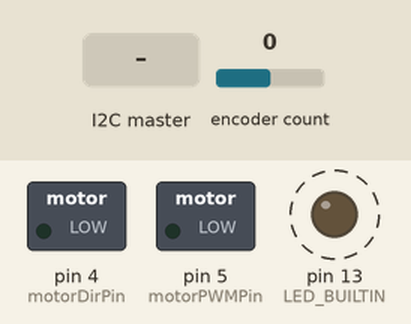
Simulated run of this sketch. Board: Arduino Uno, built with avr-gcc and run on an emulated ATmega328P. On the bench: switched loads named in the sketch (green lamp = pin HIGH), output pins drawn as LEDs (lit = HIGH). Dashed ring = blinking. The test bench sets the inputs (shaded band); at power-on: encoder count 0.

Above: at 1.2 s.
1.3 s: the I2C master sends the byte 1
At 1.9 s:
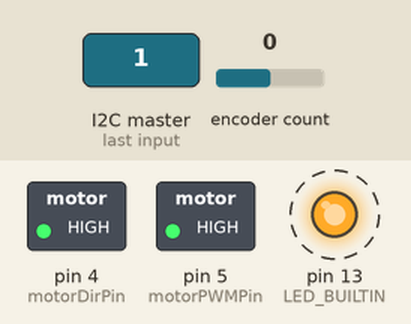
4.3 s: the I2C master sends the byte 0
At 4.9 s:
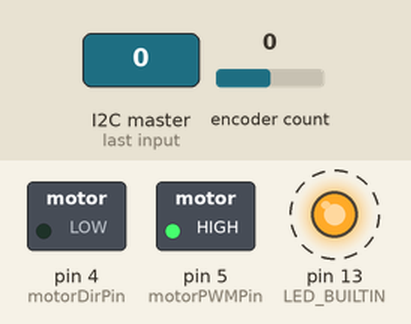
7.3 s: the I2C master sends the byte 2
At 8.4 s:
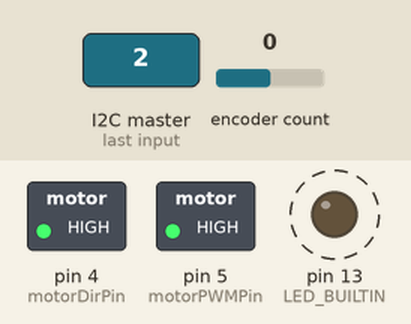
Timing chart, 0 to 16.3 s (numbered marks = the images above; inputs shaded):
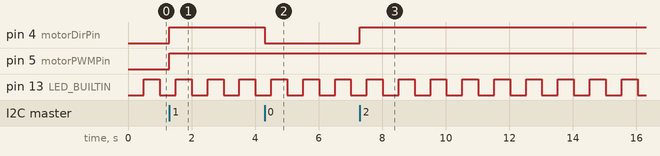

Measured:
- after the input at 1.3 s, pin 4 (motorDirPin), pin 5 (motorPWMPin): LOW → HIGH at once
- after the input at 4.3 s, pin 4 (motorDirPin): HIGH → LOW at once
- after the input at 7.3 s, pin 4 (motorDirPin): LOW → HIGH at once
- by itself, pin 13 (LED_BUILTIN): alternates HIGH for 0.50 s and LOW for 0.50 s

The sketch:

slaveRight_main.ino
```cpp
#define ENCODER_OPTIMIZE_INTERRUPTS
#include <Encoder.h>
#include <Wire.h>

#define OUT_PAYLOAD_SIZE  5
#define ADDRESS           3

// pin definition
const int encoderAPin = 3;
const int encoderBPin = 2;
const int motorDirPin = 4;
const int motorPWMPin = 5;

//  parameters for velocity calculations
int clicksPerOutRev = 1920; // from Pololu specifications
long sampTime       = 15;  // number of ms to count clicks

// containers
bool dir        = 0;
int pwmWheel    = 0;
float wheelRPM  = 0;
long lastMillis = 0;
long heartBeatTime = 0;

union {
  byte ByteArray[4];
  float fval;
} u;

// define objects
Encoder enc(encoderAPin, encoderBPin);

void setup() {
  // initialize pins
  pinMode(LED_BUILTIN, OUTPUT);
  pinMode(motorDirPin, OUTPUT);
  pinMode(motorPWMPin, OUTPUT);

  // start I2C communication
  Wire.begin(ADDRESS);
  Wire.onRequest(requestEvent);
  Wire.onReceive(receiveEvent);

  // log time at start of first loop
  lastMillis = millis();
  enc.write(0);
}

void loop() {
  // process encoder input
  if ((millis() - lastMillis) > sampTime) {
    // calculate wheel angular velocity (neglecting slip)
    wheelRPM = enc.read() * 60000.00 / (clicksPerOutRev * (millis() - lastMillis));

    // reset time, encoder
    lastMillis = millis();
    enc.write(0);
  }

  // write outputs to motor
  digitalWrite(motorDirPin, dir);
  analogWrite(motorPWMPin, pwmWheel);

  if (millis() - heartBeatTime > 500) {
    digitalWrite(LED_BUILTIN, !digitalRead(LED_BUILTIN));
    heartBeatTime = millis();
  }

}

// when master asks for data
void requestEvent() {
  // payload container
  byte OutPayload[OUT_PAYLOAD_SIZE];

  // get direction
  byte measDir;
  if (wheelRPM < 0) {
    wheelRPM      = -1 * wheelRPM;
    OutPayload[0] = 0;
  }
  else {
    OutPayload[0] = 1;
  }

  // convert wheel velocity float to byte array
  u.fval = wheelRPM;
  for (int i = 0; i < OUT_PAYLOAD_SIZE - 1; i++){
    OutPayload[i + 1] = u.ByteArray[i];
  }

  // send payload to master
  Wire.write(OutPayload, OUT_PAYLOAD_SIZE);
}

// when master wants to give data
void receiveEvent(int byteCount) {
  dir      =  Wire.read(); // first byte is direction
  pwmWheel =  Wire.read(); // second byte is PWM
}
```
